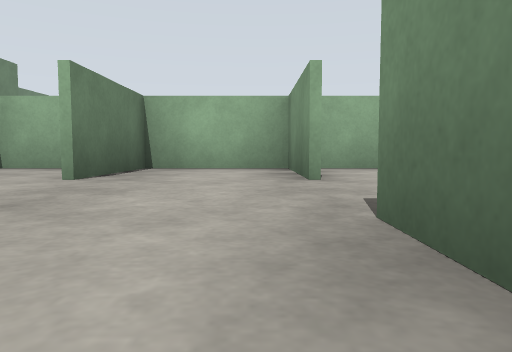
View 1 (above)

16 first-person views from a walk through a robot-simulator world made for Gazebo. The camera is 0.5 m above the floor, tilts 4° down and sees 70° across. The floor is counted in squares, 2 m on a side. Each view is taken from the middle of a square. On the plan, view 1 faces up. The plan holds only what a view shows up to about 9 squares ahead; the rest is blank. The place goes on beyond the plan.

View 2
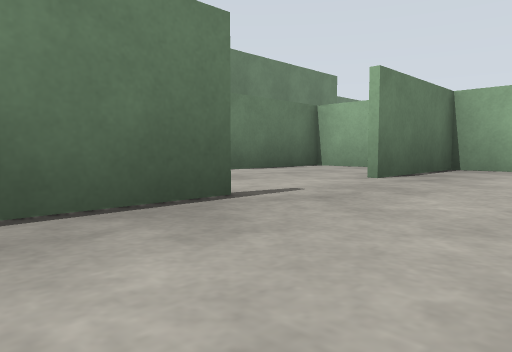

View 3
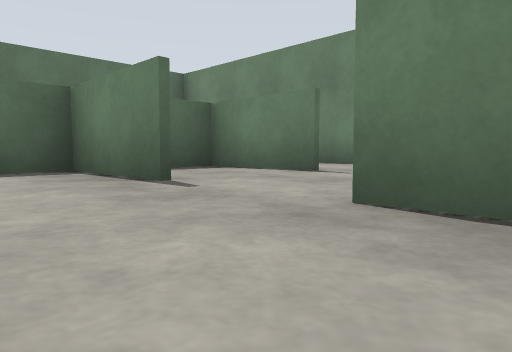

View 4
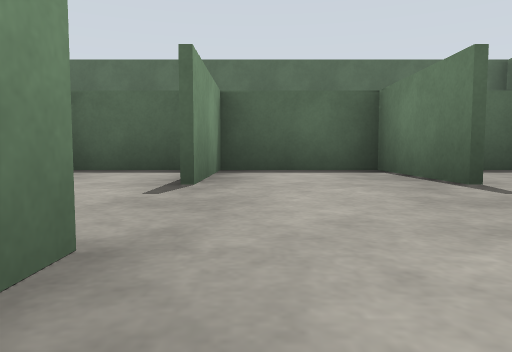

View 5
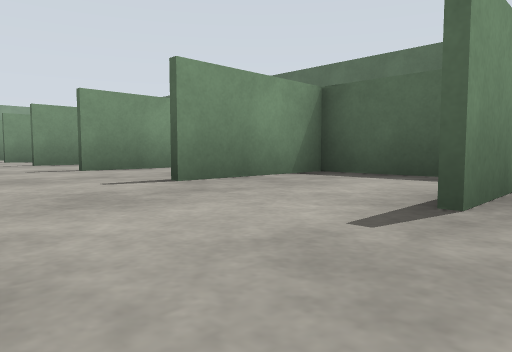

View 6
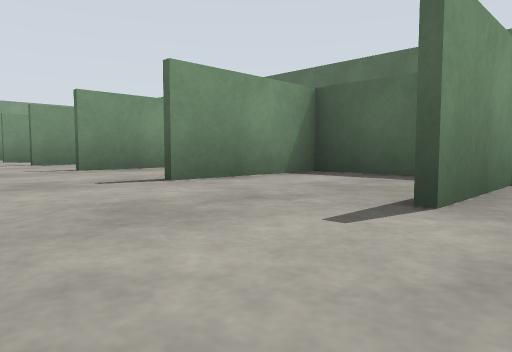

View 7
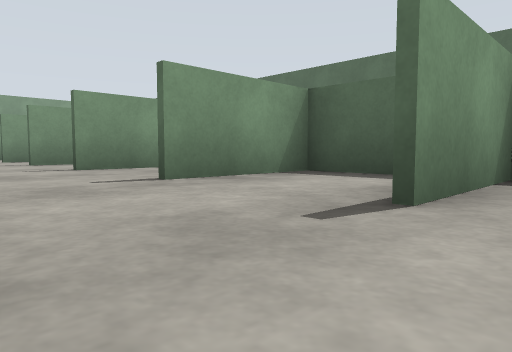

View 8
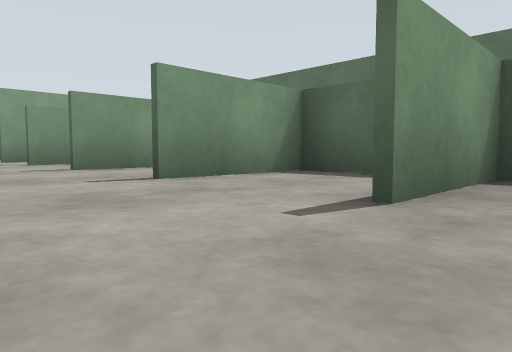

View 9
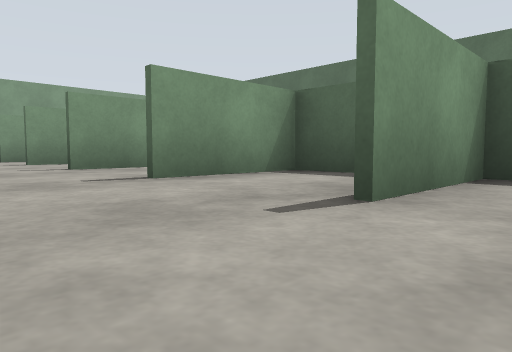

View 10
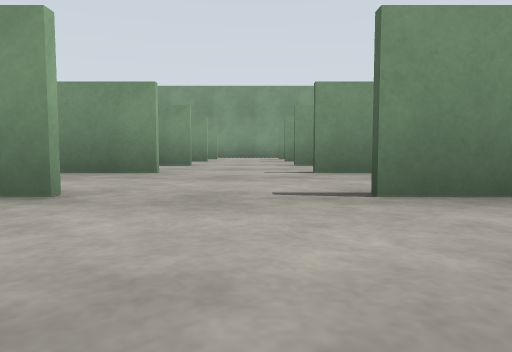

View 11
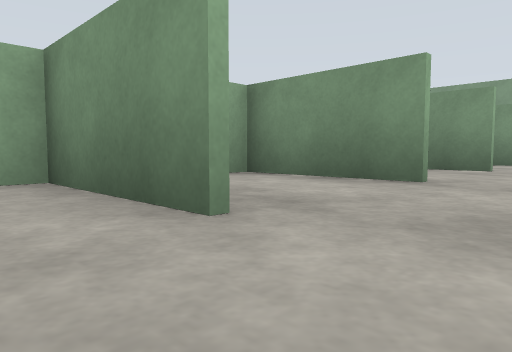

View 12
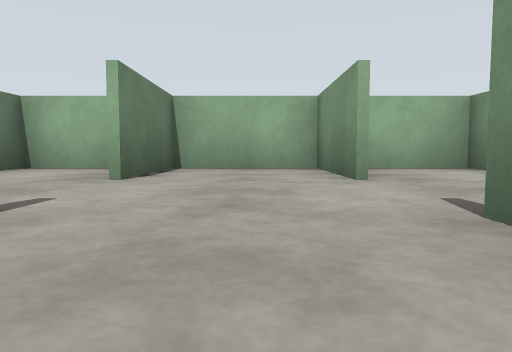

View 13
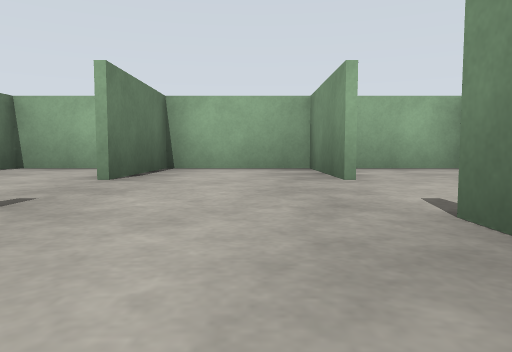

View 14
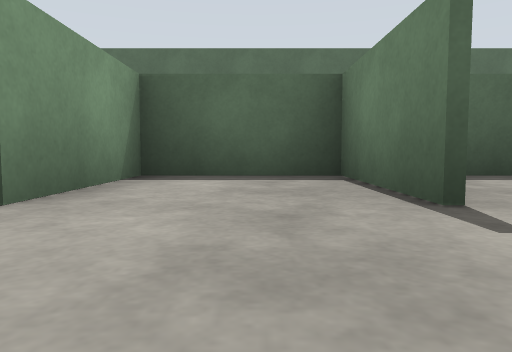

View 15
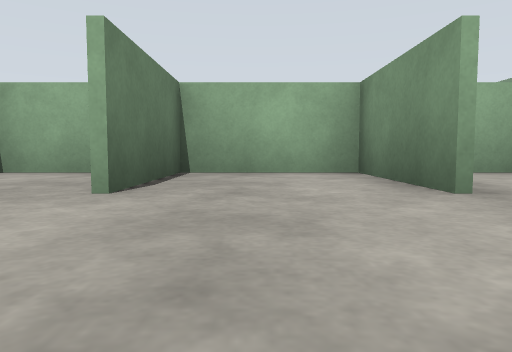

View 16
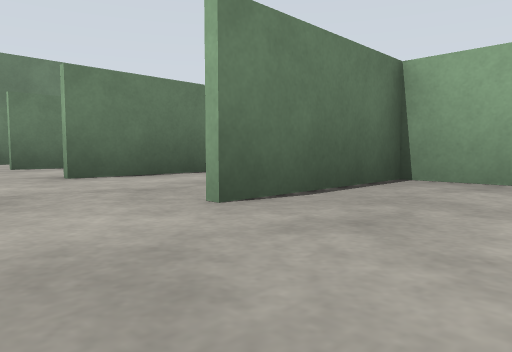

### Floor plan
Ten units are one square. View 1 is at (0, 0); x grows to the right and y downward. Boxes are objects, and circles mark ways between rooms. Rooms are numbered by the first view taken in them; rooms with no view inside come last. Other rooms are left out.
<svg viewBox="-45 -56 201 69">
<path fill="none" stroke="#000" d="M-15 -14 -15 7 5 7 5 -14M5 -30 5 -51 -15 -51 -15 -30M9 7 25 7 25 -14M6 -46 6 -30M18 -51 9 -51M34 7 50 7M46 8 46 -14M39 -51 27 -51 27 -30M67 -30 67 -51M50 7 71 7M67 8 67 -14M69 -51 48 -51 48 -30M88 -30 88 -51 69 -51 69 -30M71 7 88 7 88 -14M109 -30 109 -51 95 -51M100 7 109 7 109 -14M131 -14 131 7 151 7 151 -14M151 -30 151 -51 131 -51 131 -30M130 -30 130 -42M130 -2 130 -14M114 7 120 7M122 -51 111 -51M-37 -14 -37 7 -29 7M-26 -51 -37 -51 -37 -31"/>
<circle cx="10" cy="-25" r="3" fill="#2a7"/>
<circle cx="-20" cy="-25" r="3" fill="#2a7"/>
<circle cx="30" cy="-25" r="3" fill="#2a7"/>
<circle cx="50" cy="-25" r="3" fill="#2a7"/>
<circle cx="70" cy="-25" r="3" fill="#2a7"/>
<circle cx="90" cy="-25" r="3" fill="#2a7"/>
<circle cx="110" cy="-25" r="3" fill="#2a7"/>
<circle cx="130" cy="-25" r="3" fill="#2a7"/>
<text x="-10" y="-20">1</text>
<text x="20" y="-20">2</text>
<text x="40" y="-20">3</text>
<text x="60" y="-20">4</text>
<text x="80" y="-20">5</text>
<text x="100" y="-20">6</text>
<text x="140" y="-20">7</text>
<text x="120" y="-20">8</text>
<text x="-30" y="-20">9</text>
</svg>
Room 1 opens to room 2. Room 1 opens to room 9. Room 2 opens to room 3. Room 3 opens to room 4. Room 4 opens to room 5. Room 5 opens to room 6. Room 6 opens to room 8. Room 7 opens to room 8.

Where each view was taken, in squares from view 1:
view 1: 0 up, 0 right, facing up
view 2: 0 up, 0 right, facing up-left
view 3: 4 up, 0 right, facing down-left
view 4: 4 up, 0 right, facing down
view 5: 3 up, 0 right, facing down-right
view 6: 3 up, 2 right, facing down-right
view 7: 3 up, 4 right, facing down-right
view 8: 3 up, 6 right, facing down-right
view 9: 3 up, 8 right, facing down-right
view 10: 2 up, 9 right, facing right
view 11: 2 up, 8 right, facing up-right
view 12: 0 up, 8 right, facing up
view 13: 0 up, 6 right, facing up
view 14: 3 up, 14 right, facing down
view 15: 1 up, 14 right, facing up
view 16: 2 up, 4 right, facing up-left
